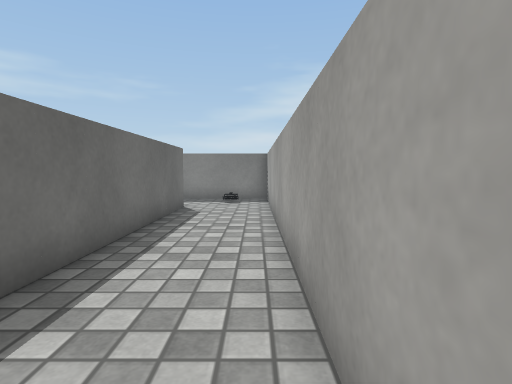
View 1 (above)

23 first-person views from a walk through a Unity game level. The camera is 0.62 m above the floor, tilts 4° down and sees 80° across. The floor is counted in squares, 0.5 m on a side. Each view is taken from the middle of a square. On the plan, view 1 faces up. The plan holds only what a view shows up to about 13 squares ahead; the rest is blank. The place goes on beyond the plan. Surface patterns are stand-ins for the level's own textures.

View 2
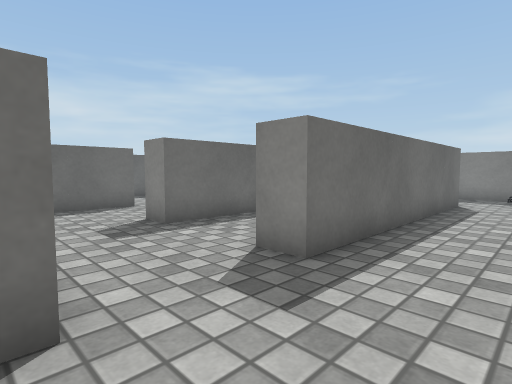

View 3
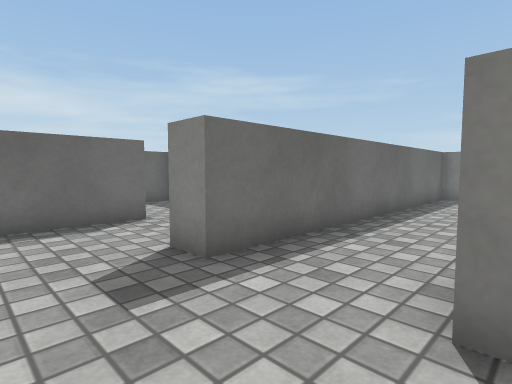

View 4
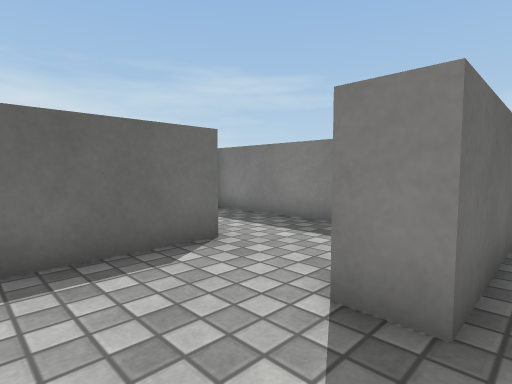

View 5
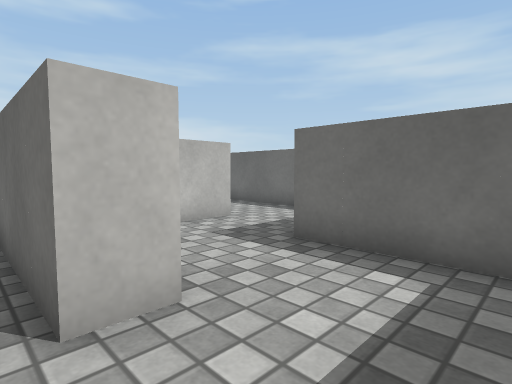

View 6
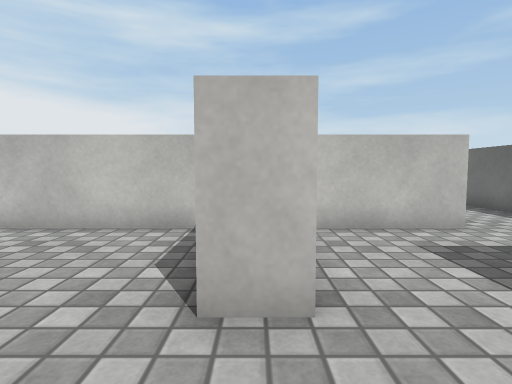

View 7
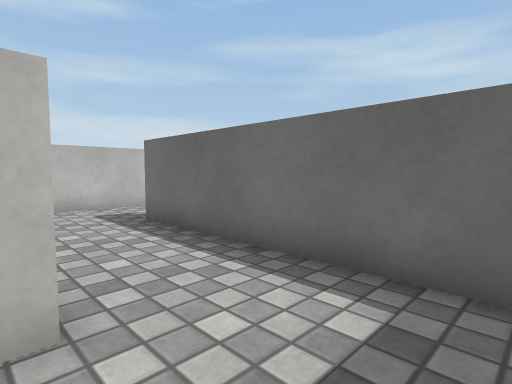

View 8
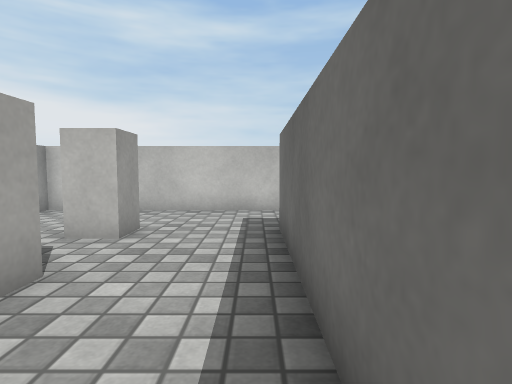

View 9
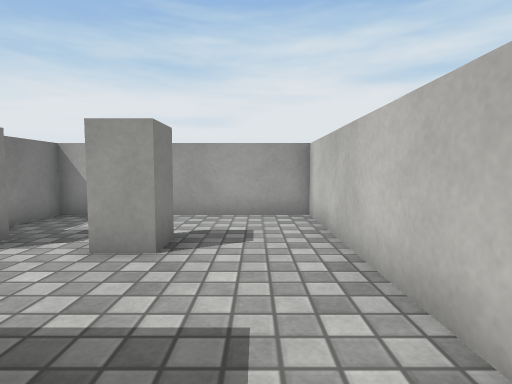

View 10
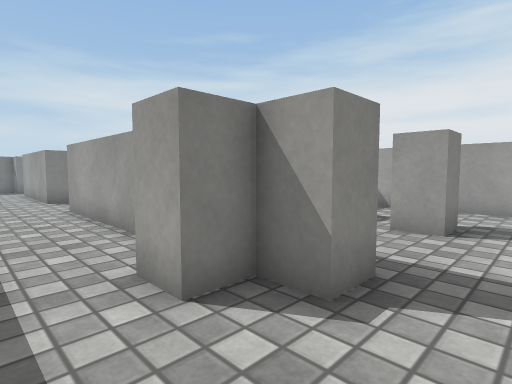

View 11
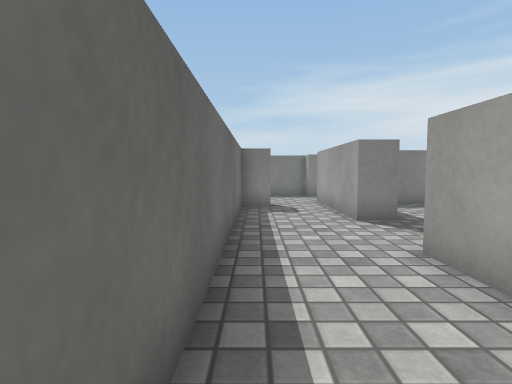

View 12
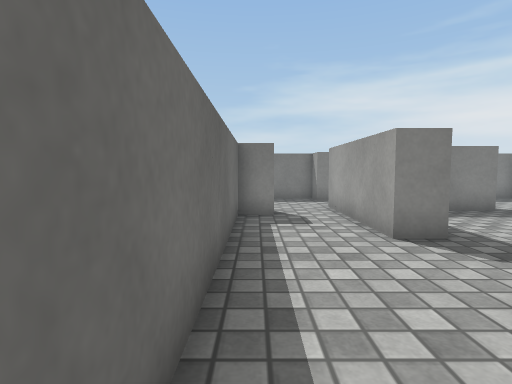

View 13
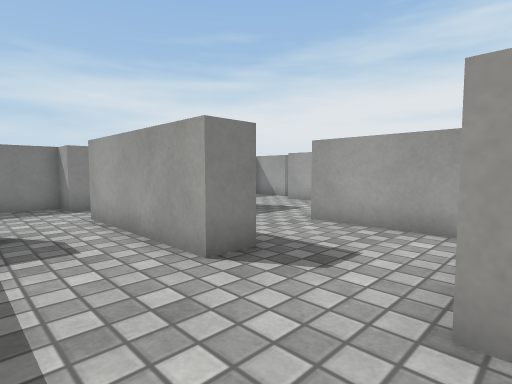

View 14
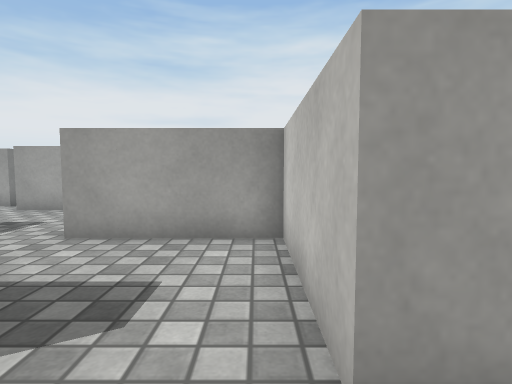

View 15
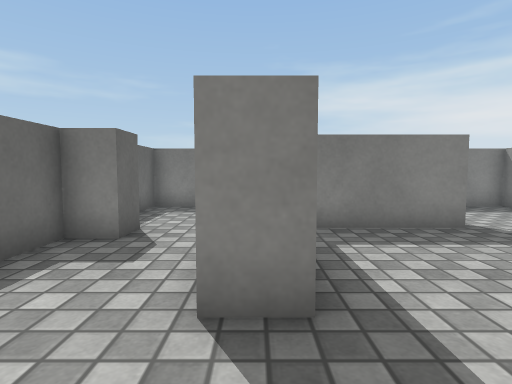

View 16
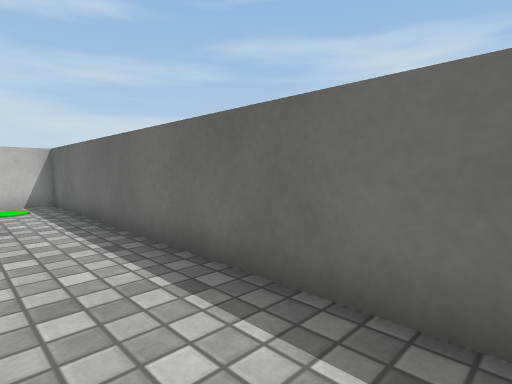

View 17
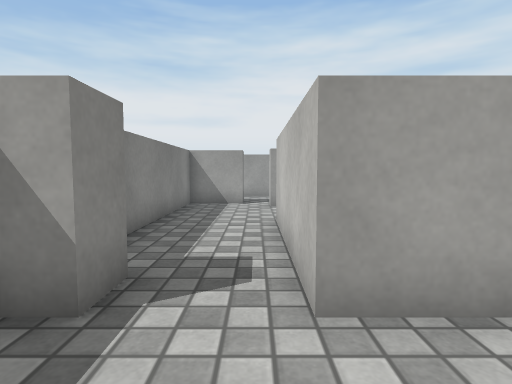

View 18
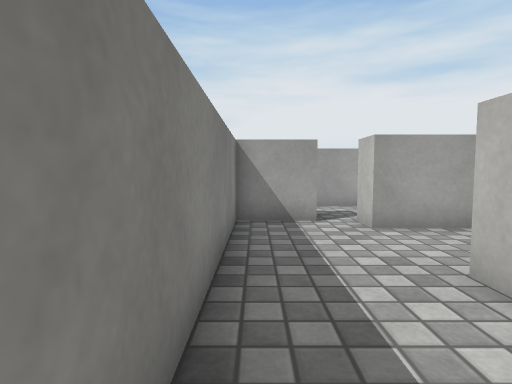

View 19
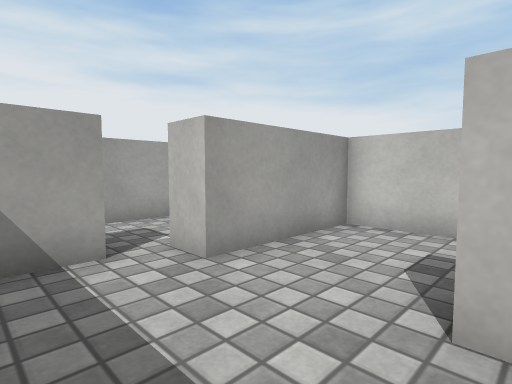

View 20
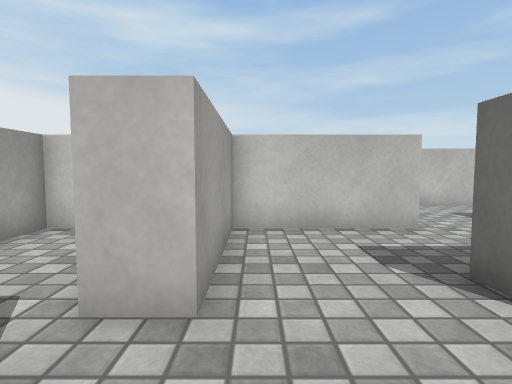

View 21
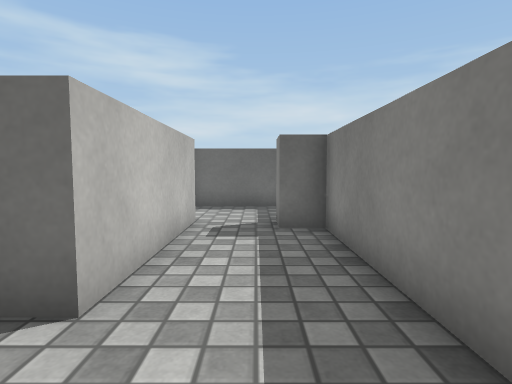

View 22
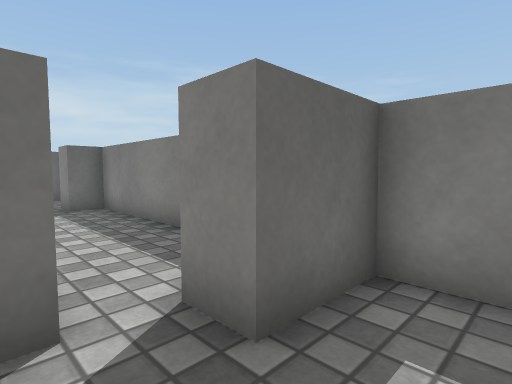

View 23
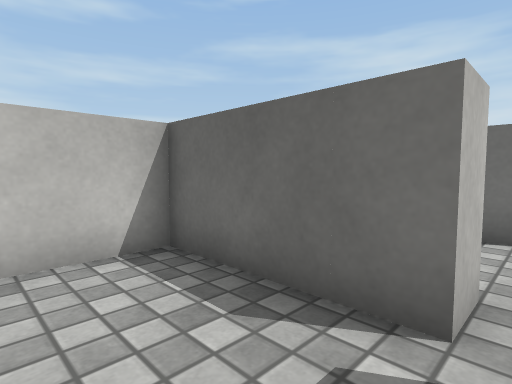

### Floor plan
Points are (right, up) in squares from view 1. A wall is a line through its corners. A room is listed if a view was taken in it or the views show most of it. See-through windows are left out.
Room 1 (views 1, 2, 3, 4, 5, 6, 7, 8, 9, 10)
walls: (-9.8, -1.5) (-5.5, -1.5); (-11.6, 2.5) (-10.5, 2.5) (-10.5, -1.2); (-9.9, 5.5) (-14.5, 5.5) (-14.5, 1.5); (-11.5, -4) (-11.5, -2.5) (-13.4, -2.5); (-2.5, -1.4) (-2.5, -1.9); (-15.6, -1.5) (-12.2, -1.5); (-15.5, -3.5) (-15.5, -2.9); (-14.4, -6.5) (-15.5, -6.5) (-15.5, -5.5) (-14.5, -5.5); (-18.5, 0.8) (-18.5, -6.5) (-19.5, -6.5) (-19.5, -5.5) (-20.5, -5.5) (-20.5, -4.5); (0.5, 0.5) (0.5, 12.6); (-2.5, 10.5) (-2.5, 1.5) (-3.5, 1.5); (-5.9, 13.5) (-6.5, 13.5) (-6.5, 1.5) (-7.5, 1.5); (-22.5, -3.5) (-22.5, -9.5) (-11.5, -9.5) (-11.5, -5.6); (-1.2, 13.5) (-3, 13.5)
ways out: opening at (-21, -4) to room 2
Room 2 (views 11, 12, 13, 14, 15, 16, 18, 19, 20, 21)
walls: (-18.4, 5.5) (-19.5, 5.5) (-19.5, 10.5) (-14.5, 10.5) (-14.5, 9.5) (-17.8, 9.5); (-21.5, 9.5) (-21.5, 8.5) (-22.5, 8.5) (-22.5, -3.5); (-10.5, 11.5) (-10.5, 13.5) (-18.5, 13.5) (-18.5, 12.5) (-19.5, 12.5); (-19.5, -2.2) (-19.5, 2.5) (-15.5, 2.5) (-15.5, 6.5) (-11.5, 6.5) (-11.5, 10.5) (-10.5, 10.5)
ways out: opening at (-21, -4) to room 1; opening at (-19.8, 10.5) to room 3; opening at (-11, 11) to room 4
Room 3 (view 17)
walls: (-19.5, 12.5) (-19.5, 13.5) (-22.5, 13.5) (-22.5, 9.9)
ways out: opening at (-19.8, 10.5) to room 2
Room 4 (views 22, 23)
walls: (-10.5, 10.5) (-10.5, 6.5) (-7.5, 6.5) (-7.5, 11); (-8.2, 13.5) (-9.5, 13.5) (-9.5, 11.5) (-10.5, 11.5)
ways out: opening at (-11, 11) to room 2

Positions as (right, up) in squares from view 1, and headings:
1: (0, 0), facing up
2: (0, -2), facing up-left
3: (-3, -1), facing up-left
4: (-6, -1), facing up-left
5: (-10, 5), facing down-left
6: (-11, 5), facing down
7: (-15, 1), facing down-left
8: (-18, 0), facing down
9: (-20, -8), facing right
10: (-22, -8), facing up-right
11: (-22, -2), facing up
12: (-22, 0), facing up
13: (-22, 2), facing up-right
14: (-21, 3), facing right
15: (-19, 3), facing up
16: (-20, 3), facing down-left
17: (-22, 11), facing right
18: (-18, 13), facing right
19: (-15, 13), facing down-right
20: (-12, 13), facing down
21: (-12, 12), facing left
22: (-8, 10), facing up-left
23: (-8, 11), facing down-left
